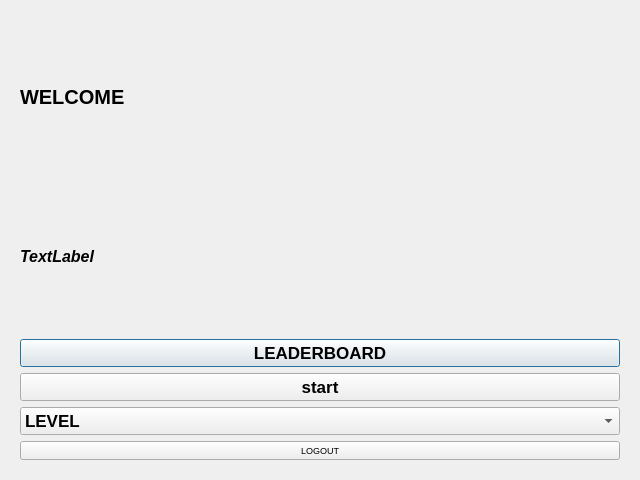
<?xml version="1.0" encoding="UTF-8"?>
<ui version="4.0">
 <class>MenuPage</class>
 <widget class="QDialog" name="MenuPage">
  <property name="geometry">
   <rect>
    <x>0</x>
    <y>0</y>
    <width>640</width>
    <height>480</height>
   </rect>
  </property>
  <property name="windowTitle">
   <string>Dialog</string>
  </property>
  <layout class="QGridLayout" name="gridLayout">
   <item row="0" column="0">
    <widget class="QWidget" name="widget" native="true">
     <property name="font">
      <font>
       <pointsize>15</pointsize>
       <bold>true</bold>
      </font>
     </property>
     <layout class="QVBoxLayout" name="verticalLayout">
      <item>
       <widget class="QLabel" name="lblWelcome">
        <property name="text">
         <string>WELCOME</string>
        </property>
       </widget>
      </item>
      <item>
       <widget class="QLabel" name="lblRules">
        <property name="font">
         <font>
          <pointsize>12</pointsize>
          <italic>true</italic>
          <bold>true</bold>
         </font>
        </property>
        <property name="text">
         <string>TextLabel</string>
        </property>
       </widget>
      </item>
      <item>
       <widget class="QPushButton" name="btnLeaderboard">
        <property name="font">
         <font>
          <pointsize>13</pointsize>
          <bold>true</bold>
         </font>
        </property>
        <property name="text">
         <string>LEADERBOARD</string>
        </property>
        <property name="icon">
         <iconset theme="QIcon::ThemeIcon::MediaEject"/>
        </property>
       </widget>
      </item>
      <item>
       <widget class="QPushButton" name="btnStart">
        <property name="font">
         <font>
          <pointsize>13</pointsize>
          <bold>true</bold>
         </font>
        </property>
        <property name="autoFillBackground">
         <bool>true</bool>
        </property>
        <property name="text">
         <string>start</string>
        </property>
        <property name="icon">
         <iconset theme="QIcon::ThemeIcon::MediaPlaybackStart"/>
        </property>
       </widget>
      </item>
      <item>
       <widget class="QComboBox" name="cbLevel">
        <property name="font">
         <font>
          <pointsize>13</pointsize>
          <bold>true</bold>
         </font>
        </property>
        <item>
         <property name="text">
          <string notr="true">LEVEL</string>
         </property>
         <property name="icon">
          <iconset theme="QIcon::ThemeIcon::FormatJustifyLeft"/>
         </property>
        </item>
        <item>
         <property name="text">
          <string>EASY</string>
         </property>
        </item>
        <item>
         <property name="text">
          <string>NORMAL</string>
         </property>
        </item>
        <item>
         <property name="text">
          <string>HARD</string>
         </property>
        </item>
       </widget>
      </item>
      <item>
       <widget class="QPushButton" name="btnLogout">
        <property name="font">
         <font>
          <pointsize>7</pointsize>
          <bold>false</bold>
         </font>
        </property>
        <property name="text">
         <string>LOGOUT</string>
        </property>
       </widget>
      </item>
     </layout>
    </widget>
   </item>
  </layout>
 </widget>
 <resources/>
 <connections/>
</ui>
